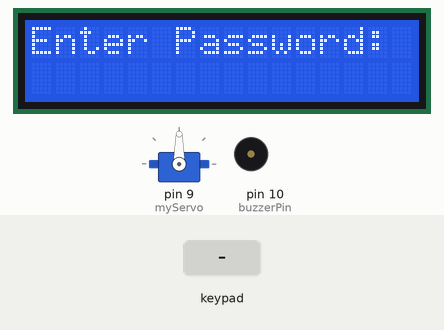
This sketch was run on a simulated Arduino Uno, built with avr-gcc and run on an emulated ATmega328P. Parts: 16×2 character LCD, servo, buzzer (waves = sounding). Inputs (shaded band) come from the test bench.

Above: at 1.2 s.
1.3 s: keypad keys 2 3 5 6 # pressed 0.4 s apart
At 3.7 s:
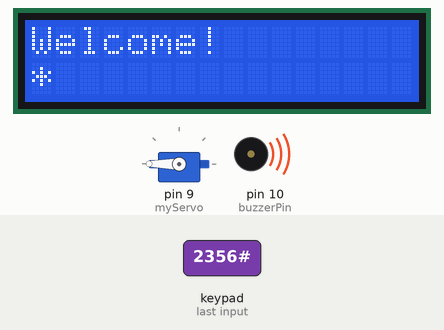
4.8 s: key '1' pressed
At 5.2 s:
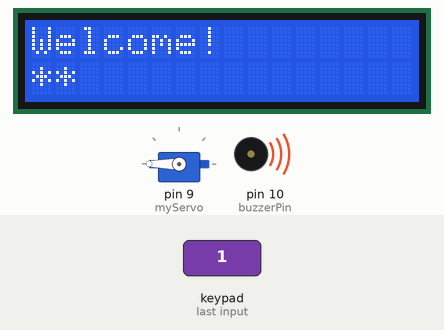
7.8 s: keypad keys 2 3 5 6 pressed 0.4 s apart
At 8.8 s:
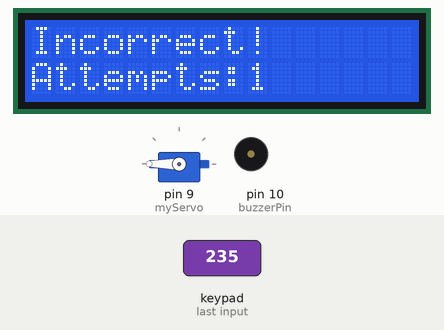
11.9 s: keypad keys 2 3 5 6 * pressed 0.4 s apart
At 15.2 s:
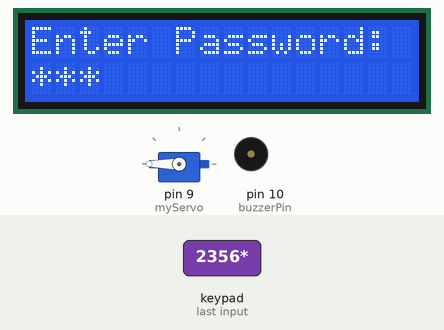
16.2 s: key '2' pressed
At 19.2 s:
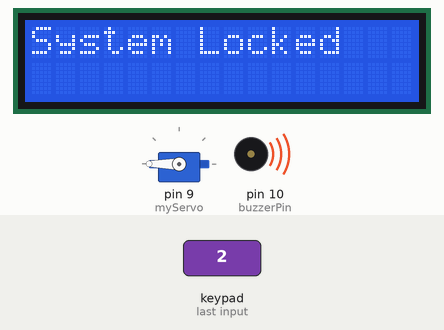
Timing chart, 0 to 21.7 s (numbered marks = the images above; inputs shaded):
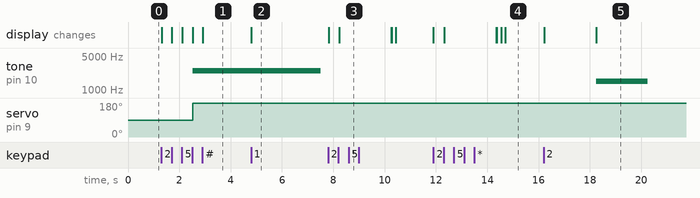

The sketch:

Project.ino
```cpp
#include <Keypad.h>
#include <LiquidCrystal_I2C.h>
#include <Servo.h>

/*  Define the rows and columns of the keypad and configure using the Keypad() function. */
const byte ROWS = 4;
const byte COLS = 3;
char keypad_keys[ROWS][COLS] = {
  {'1', '2', '3'},
  {'4', '5', '6'},
  {'7', '8', '9'},
  {'*', '0', '#'}
};
byte rowPins[ROWS] = {8, 7, 6, 5};
byte colPins[COLS] = {4, 3, 2};
Keypad myKeypad = Keypad(makeKeymap(keypad_keys), rowPins, colPins, ROWS, COLS);

LiquidCrystal_I2C lcd(0x27, 16, 2);
Servo myServo;
const int buzzerPin = 10;
char password[5] = "2356"; // "2356/0"

char key; // for pressed key
char pass[5]; // for entered password
int position = 0; // position variable for keys to be displayed on the LCD display
int incorrectAttempts = 0;

/* setup function used to initialize components and values */
void setup() {
  lcd.init();
  lcd.backlight();
  myServo.attach(9);
  pinMode(buzzerPin, OUTPUT);
  lcd.setCursor(0, 0);
  lcd.print("Enter Password:");
  for (int i = 0; i < sizeof(pass); i++) {  // Clear buffer.
    pass[i] = '\0';
  }
}

void loop() {
  key = myKeypad.getKey();
  if (key != NO_KEY) {
    lcd.setCursor(position, 1);
    lcd.print("*");
    pass[position] = key;
    position++;
    if (position == 4) {
      position = 0;

      // Validate the password
      if (strcmp(pass, password) == 0) {  // Successful
        myServo.write(270);
        lcd.clear();
        lcd.setCursor(0, 0);
        lcd.print("Welcome!");
        tone(buzzerPin, 2500, 5000);   // tone(pin, frequency, duration), here sound buzzer at 2500 Hz for 5 seconds
        incorrectAttempts = 0;  // Reset the number of incorrect attempts
      } else {      // Password incorrect
        incorrectAttempts++;
        if (incorrectAttempts == 3) {    // 3 incorrect attempts to sound intruder alarm and close the lock.
          lcd.clear();
          lcd.print("Incorrect!");
          lcd.setCursor(0, 1);
          lcd.print("3 Attempts");
          delay(2000);
          lcd.clear();
          lcd.print("System Locked");
          tone(buzzerPin, 1500, 2000);
          delay(10000);
          incorrectAttempts = 0;
          lcd.clear();
          lcd.setCursor(0, 0);
          lcd.print("Enter Password: ");
        } else {    // Incorrect attempt, display appropriate message and ask for re-entry.
          lcd.clear();
          lcd.print("Incorrect!");
          lcd.setCursor(0, 1);
          lcd.print("Attempts:");
          lcd.print(incorrectAttempts);
          delay(2000);
          for (int i = 0; i < sizeof(pass); i++) {   // Clear buffer.
            pass[i] = '\0';
          }
          lcd.clear();
          lcd.setCursor(0, 0);
          lcd.print("Enter Password:");
        }
      }
    }
  }
}
```

Measured:
- after the input at 1.3 s, tone on pin 10 (buzzerPin): silent → 2500 Hz after 1.2 s; servo on pin 9 (myServo): 90° → 180° after 1.2 s; the display: first changes at once (image 1 shows a later state)
- after the input at 4.8 s, the display: changes at once (image 2)
- after the input at 7.8 s, the display: first changes at once (image 3 shows a later state)
- after the input at 11.9 s, the display: changes at once (image 4)
- after the input at 16.2 s, tone on pin 10 (buzzerPin): silent → 1500 Hz after 2.0 s, → silent 2.0 s later; the display: first changes at once (image 5 shows a later state)
